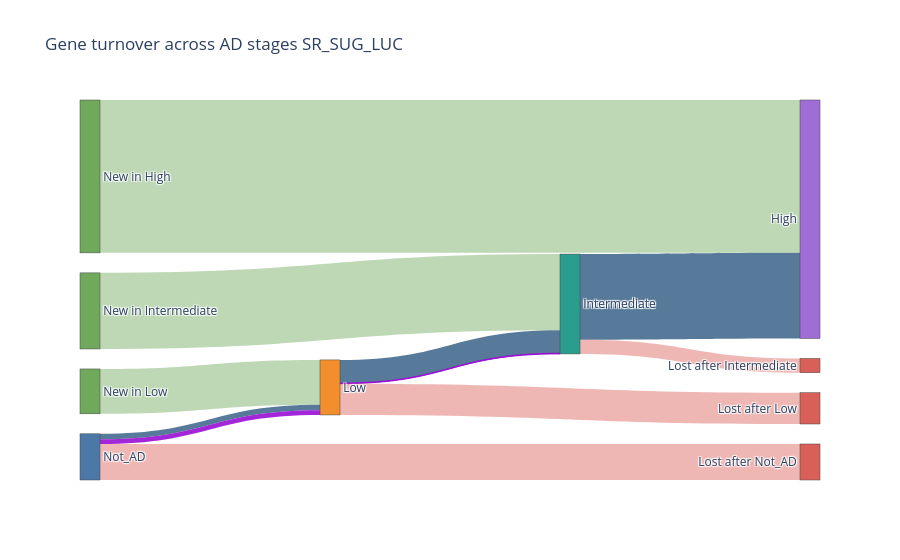

The cell this chart's notebook holds for it:
### Code cell
import pandas as pd
import numpy as np
from pathlib import Path
import networkx as nx
import polars as pl
import plotly.graph_objects as go

BASE = Path("/export/space3/users/silvanac/NeuroNet_AD")
INDIR_EGO = BASE / "output" / "red_mi_vip_completo" / "ego_groups"


GROUPS=["Not_AD", "Low", "Intermediate", "High"]


def genes_incorporados(nodes):

    df_results = []

    edgelists = {
        group: pl.read_parquet(
            INDIR_EGO / f"ego01_{nodes}_{group}.parquet"
        )
        for group in GROUPS
    }

    graphs = {
        group: nx.from_pandas_edgelist(
            df.to_pandas(),
            source="source",
            target="target",
            edge_attr="MI"
        )
        for group, df in edgelists.items()
    }

    # Sets de genes para facilitar las operaciones
    gene_sets = {
        group: set(graphs[group].nodes())
        for group in GROUPS
    }

    # Solo comparar estadios consecutivos
    for i in range(len(GROUPS) - 1):

        group = GROUPS[i]
        incorp = GROUPS[i + 1]

        genes_group = gene_sets[group]
        genes_incorp = gene_sets[incorp]

        # Nuevos respecto al estadio anterior
        incorporated = genes_incorp - genes_group

        # Se pierden en el siguiente estadio
        lost = genes_group - genes_incorp

        # Compartidos entre ambos estadios
        retained = genes_group & genes_incorp

        # ---------------------------------------------------
        # Genes que permanecen desde este estadio hasta High
        # ---------------------------------------------------
        future_groups = GROUPS[i:]

        persistent = set.intersection(
            *(gene_sets[g] for g in future_groups)
        )

        # Retenidos entre ambos estadios,
        # pero que NO permanecen continuamente hasta High
        retained_nonpersistent = retained - persistent

        df_results.append({
            "group": group,
            "incorporado": incorp,

            # Totales
            "total_group": len(genes_group),
            "total_incorporado": len(genes_incorp),

            # Nuevos
            "incorporated_genes": list(incorporated),
            "num_incorporated": len(incorporated),

            # Perdidos
            "lost_genes": list(lost),
            "num_lost": len(lost),

            # Todos los retenidos
            "retained_genes": list(retained),
            "num_retained": len(retained),

            # Persistentes hasta High
            "persistent_genes": list(persistent),
            "num_persistent": len(persistent),

            # Retenidos pero no persistentes
            "retained_nonpersistent_genes": list(
                retained_nonpersistent
            ),
            "num_retained_nonpersistent": len(
                retained_nonpersistent
            )
        })

    df_results = pd.DataFrame(df_results)

    df_results.to_csv(
        INDIR_EGO / f"genes_incorporados_{nodes}.csv",
        index=False
    )
    
    return pl.DataFrame(df_results)

def plot_genes_incorporados(df_results, nodes):

    labels = GROUPS.copy()

    sources = []
    targets = []
    values = []
    link_colors = []
    link_labels = []

    # Crear nodos New / Lost
    for row in df_results.iter_rows(named=True):

        group = row["group"]
        incorp = row["incorporado"]

        labels.append(f"New in {incorp}")
        labels.append(f"Lost after {group}")

    # Eliminar duplicados
    labels = list(dict.fromkeys(labels))

    # Índices para Plotly
    group_idx = {
        label: i
        for i, label in enumerate(labels)
    }

    # Colores de nodos
    def get_node_color(label):

        stage_colors = {
            "Not_AD": "#4C78A8",
            "Low": "#F28E2B",
            "Intermediate": "#2A9D8F",
            "High": "#A06CD5"
        }

        if label in stage_colors:
            return stage_colors[label]

        elif label.startswith("New"):
            return "#70A95B"

        elif label.startswith("Lost"):
            return "#D95F59"

        return "#BAB0AC"

    node_colors = [
        get_node_color(label)
        for label in labels
    ]

    # Crear conexiones
    for row in df_results.iter_rows(named=True):

        group = row["group"]
        incorp = row["incorporado"]

        new_label = f"New in {incorp}"
        lost_label = f"Lost after {group}"

                # Persistent
        if row["num_persistent"] > 0:

            sources.append(group_idx[group])
            targets.append(group_idx[incorp])
            values.append(row["num_persistent"])

            link_colors.append(
                "rgba(31, 78, 121, 0.75)"
            )

            link_labels.append(
                f"Persistent {group} → {incorp}, "
                f"{row['num_persistent']} genes"
            )


        # Retained pero no persistent
        if row["num_retained_nonpersistent"] > 0:

            sources.append(group_idx[group])
            targets.append(group_idx[incorp])
            values.append(
                row["num_retained_nonpersistent"]
            )

            link_colors.append(
                "rgba(148, 0, 211, 0.85)"
            )

            link_labels.append(
                f"Retained {group} → {incorp}, "
                f"{row['num_retained_nonpersistent']} genes"
            )


        # Nuevos
        if row["num_incorporated"] > 0:

            sources.append(group_idx[new_label])
            targets.append(group_idx[incorp])
            values.append(row["num_incorporated"])

            link_colors.append(
                "rgba(112, 169, 91, 0.45)"
            )

            link_labels.append(
                f"New in {incorp}, "
                f"{row['num_incorporated']} genes"
            )


        # Perdidos
        if row["num_lost"] > 0:

            sources.append(group_idx[group])
            targets.append(group_idx[lost_label])
            values.append(row["num_lost"])

            link_colors.append(
                "rgba(217, 95, 89, 0.45)"
            )

            link_labels.append(
                f"Lost after {group}, "
                f"{row['num_lost']} genes"
            )

    # Sankey
    fig = go.Figure(
        go.Sankey(

            node=dict(
                label=labels,
                color=node_colors,
                pad=20,
                thickness=20
            ),

            link=dict(
                source=sources,
                target=targets,
                value=values,
                color=link_colors,
                label=link_labels,

                hovertemplate=(
                    "%{label}<br>"
                    "<b>%{value} genes</b>"
                    "<extra></extra>"
                )
            )
        )
    )

    fig.update_layout(
    title=f"Gene turnover across AD stages {nodes}",
    font_size=12
    )

    fig.show(
        config={
            "toImageButtonOptions": {
                "format": "png",
                "filename": f"gene_turnover_{nodes}",
                "scale": 4
            }
        }
    )


if __name__ == "__main__":
    nodes="SR_SUG_LUC"
    df=genes_incorporados(nodes)
    plot_genes_incorporados(df, nodes)

### Figure 1 — Plotly figure (JSON) as saved in the notebook; plotly's stock layout.template omitted (floating-point values rounded to 4 significant figures)
{"data": [{"link": {"color": ["rgba(31, 78, 121, 0.75)", "rgba(148, 0, 211, 0.85)", "rgba(112, 169, 91, 0.45)", "rgba(217, 95, 89, 0.45)", "rgba(31, 78, 121, 0.75)", "rgba(148, 0, 211, 0.85)", "rgba(112, 169, 91, 0.45)", "rgba(217, 95, 89, 0.45)", "rgba(31, 78, 121, 0.75)", "rgba(112, 169, 91, 0.45)", "rgba(217, 95, 89, 0.45)"], "hovertemplate": "%{label}<br><b>%{value} genes</b><extra></extra>", "label": ["Persistent Not_AD → Low, 8 genes", "Retained Not_AD → Low, 7 genes", "New in Low, 66 genes", "Lost after Not_AD, 53 genes", "Persistent Low → Intermediate, 34 genes", "Retained Low → Intermediate, 1 genes", "New in Intermediate, 112 genes", "Lost after Low, 46 genes", "Persistent Intermediate → High, 126 genes", "New in High, 225 genes", "Lost after Intermediate, 21 genes"], "source": [0, 0, 4, 0, 1, 1, 6, 1, 2, 8, 2], "target": [1, 1, 1, 5, 2, 2, 2, 7, 3, 3, 9], "value": [8, 7, 66, 53, 34, 1, 112, 46, 126, 225, 21]}, "node": {"color": ["#4C78A8", "#F28E2B", "#2A9D8F", "#A06CD5", "#70A95B", "#D95F59", "#70A95B", "#D95F59", "#70A95B", "#D95F59"], "label": ["Not_AD", "Low", "Intermediate", "High", "New in Low", "Lost after Not_AD", "New in Intermediate", "Lost after Low", "New in High", "Lost after Intermediate"], "pad": 20, "thickness": 20}, "type": "sankey"}], "layout": {"font": {"size": 12}, "title": {"text": "Gene turnover across AD stages SR_SUG_LUC"}}}
